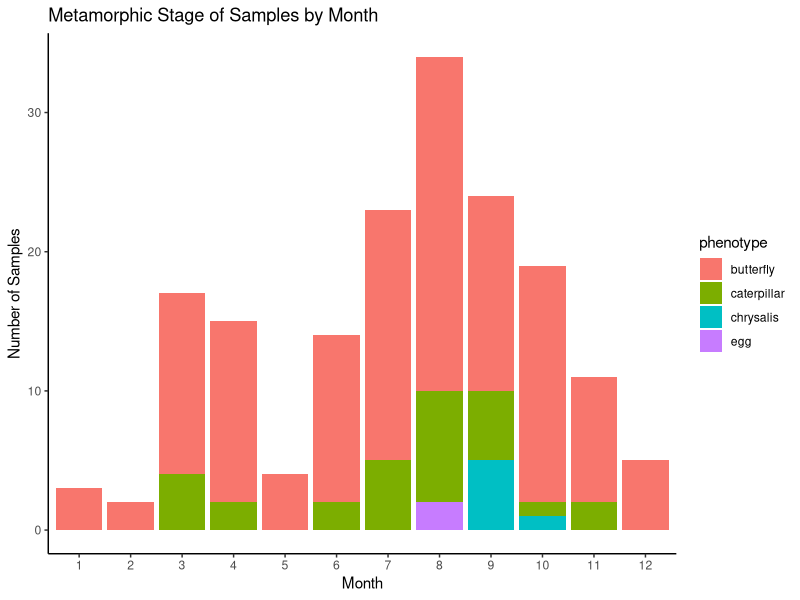

Recreate this plot in R.
#This R analysis is for genus Danaus (Tiger milkweed butterflies) from iNaturalist
#Kate Skocelas October 12, 2020

# 1. Read in raw data
setwd("~/Desktop/stats/Project1/IBIO830---Statistical-Project")
butterfly_raw <- read.csv("Danaus.csv", header = TRUE)#,row.names=1)

# 2. clean data for next task
butterfly_data <- butterfly_raw
butterfly_data <- butterfly_data[!is.na(butterfly_data$phyenotype..metamorphosis.stage.),]
butterfly_data <- butterfly_data[!is.na(butterfly_data$observed_on),]

# 3. Explore data with basic plots
library(dplyr)
library(ggplot2)

# Create bar plot of metamorphic stage
#ggplot(butterfly_data, aes(x=phyenotype..metamorphosis.stage.))+
#  geom_bar(col="Black", fill="Navy")+
#  labs(x="Metamorphic Stage", y="Number of Samples", title="Metamorphic Stage of Samples")+
#  theme_classic()

#plot stage against date of observation
butterfly_data$month <- substr(butterfly_data$observed_on, 1,2)
for(i in 1:nrow(butterfly_data)) {
  month <- butterfly_data$month[i]
  last_letter <- substr(month, 2,2)
  if(last_letter == "/") {
    month <- substr(month, 1,1)
  }
  butterfly_data$month[i] <- month
}

phenotype <- butterfly_data$phyenotype..metamorphosis.stage.
butterfly_data$month <- factor(butterfly_data$month, levels=c("1","2","3","4","5","6","7","8","9","10","11","12"))

ggplot(butterfly_data, aes(x=month, fill=phenotype))+
  geom_bar()+
  labs(x="Month", y="Number of Samples", title="Metamorphic Stage of Samples by Month")+
  theme_classic()
